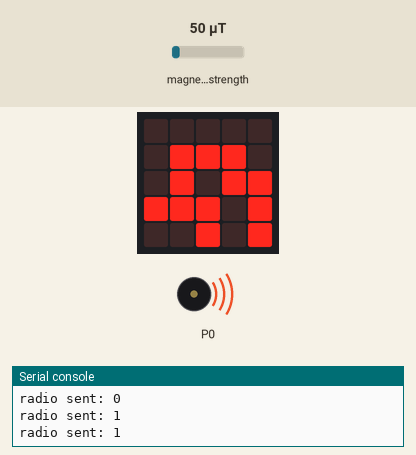
Bench run of a program on a simulated BBC micro:bit (MakeCode). Shown: the board's 5×5 LED display, buzzer (waves = sounding), the last lines printed to the serial console. Inputs (shaded band) come from the test bench; at power-on: magnetic field strength 50 µT. No radio messages arrive unless stated (any console line starting 'radio sent:' is added by the test bench).

Above: at 1.2 s.
1.3 s: magnetic field strength set to 193 µT
2.8 s: magnetic field strength set to 206 µT
At 4.6 s:
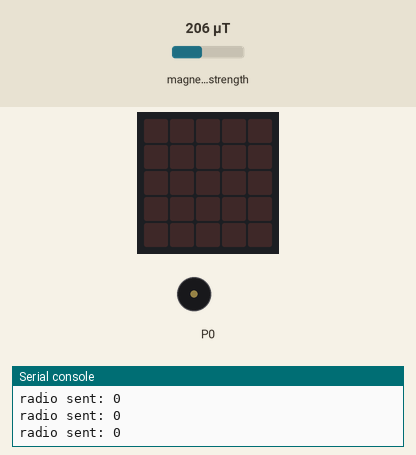
4.9 s: magnetic field strength set to 10 µT
At 5.1 s:
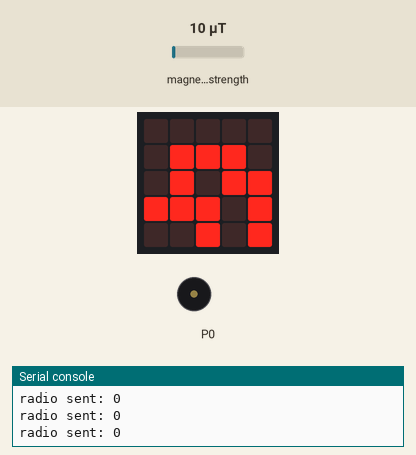
6.8 s: magnetic field strength set to 250 µT
At 7.24 s:
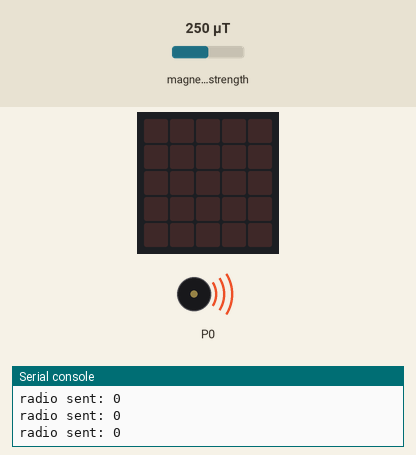
Timing chart, 0 to 9.8 s (numbered marks = the images above; inputs shaded):
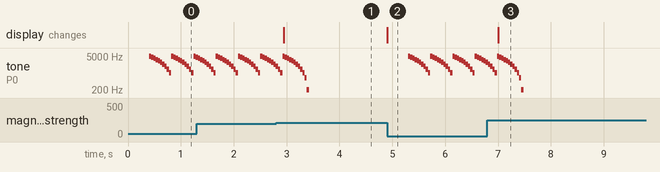

Measured:
- the behaviour switches between 199 and 200 µT on magnetic field strength (found by bisection; images 0 and 1)
- after the input at 2.8 s, the display: changes after 0.15 s (image 1)
- after the input at 4.9 s, tone on P0: silent → 4791 Hz after 0.40 s, then repeats every 0.42 s: 4375 Hz 0.04 s, 3958 Hz 0.04 s, 3541 Hz 0.04 s, 3125 Hz 0.04 s, 2708 Hz 0.04 s, 2291 Hz 0.04 s, 1875 Hz 0.04 s, 1458 Hz 0.04 s, 1041 Hz 0.05 s, 4791 Hz 0.04 s; the display: changes at once (image 2)
- after the input at 6.8 s, the display: changes after 0.21 s (image 3)
- by itself, tone on P0: plays 1458 Hz for 0.04 s, 1041 Hz for 0.05 s, 4791 Hz for 0.04 s, 4375 Hz for 0.04 s, 3958 Hz for 0.04 s, 3541 Hz for 0.04 s … (14 notes in this stretch)

The program:

main.ts
```typescript
let estadoAlarma = 0
radio.setGroup(15)
basic.forever(function () {
    radio.sendNumber(estadoAlarma)
    if (input.magneticForce(Dimension.Strength) < 200) {
        estadoAlarma = 1
        basic.showLeds(`
            . . . . .
            . # # # .
            . # . # #
            # # # . #
            . . # . #
            `)
        music.playSoundEffect(music.createSoundEffect(WaveShape.Sine, 5000, 0, 255, 0, 500, SoundExpressionEffect.None, InterpolationCurve.Linear), SoundExpressionPlayMode.InBackground)
    } else if (input.magneticForce(Dimension.Strength) >= 199) {
        estadoAlarma = 0
        basic.clearScreen()
    }
})
```

test.ts
```typescript
// aquí va el archivo "tests"; esto no se compilará cuando este paquete se utilice como una extensión.
```
